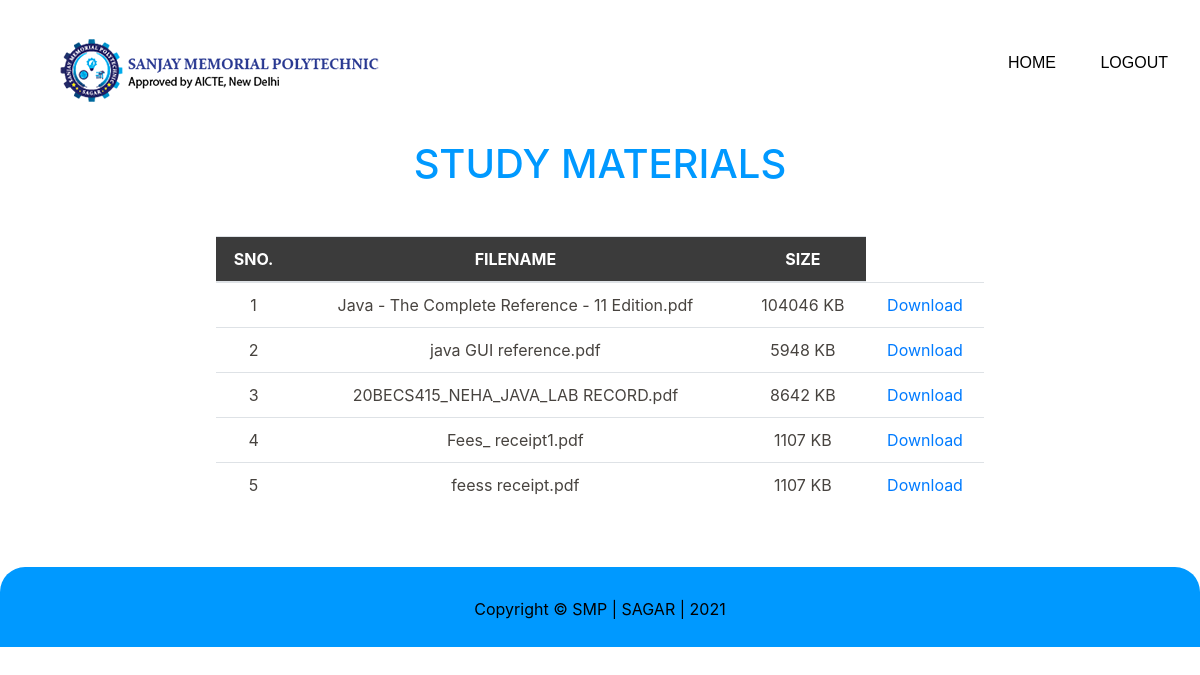
The page /studymaterials.php?course=cs on the database its author committed.
### tables this page shows
CREATE TABLE `cs` (
  `id` int(11) NOT NULL,
  `name` varchar(255) NOT NULL,
  `size` int(11) NOT NULL,
  `downloads` longblob NOT NULL
);

### studymaterials.php (the view, shortened to what this page needs)
<?php
    $course=$_GET['course'];
    ?>
<html>
    <head>
        <link rel="stylesheet" href="style.css">
        <link rel="stylesheet" href="https://maxcdn.bootstrapcdn.com/bootstrap/4.3.1/css/bootstrap.min.css">
        <link href="http://fonts.cdnfonts.com/css/anurati" rel="stylesheet">
    </head>
    <body>
        <div class="navbar1">
            <img src="images/smplogo.png" alt="logo" class="logo"/>
            <ul>
                <li><a href="index.php">HOME</a></li>
                <li><a href="logout.php">LOGOUT</a></li>
            </ul>
        </div>
        <center><span class="h1">STUDY MATERIALS</span></center><br/><br/>
    <div class="table">
        <?php
        $sql = "SELECT * FROM $course";
$result = mysqli_query($conn, $sql);
$files = mysqli_fetch_all($result, MYSQLI_ASSOC);
?>
        <table class="table table-striped">
            <thead>
                <tr>
                    <th scope="col">SNO.</th>
                    <th scope="col">FILENAME</th>
                    <th scope="col">SIZE</th>
                </tr>
            </thead>
            <tbody>
        <?php
        $i=0;
        foreach ($files as $file): $i=$i+1;?>
    <tr>
      <td><?php echo $i ?></td>
      <td><?php echo $file['name']; ?></td>
      <td><?php echo floor($file['size'] / 1000) . ' KB'; ?></td>
      <td><a href="downloads.php?file_id=<?php echo $file['id'] ?>&course=<?php echo $course ?>">Download</a></td>
    </tr>
  <?php endforeach;?>
            </tbody>
        </table>
    </div>
         <div id="footer">
            <p>Copyright &copy; SMP | <a href="#">SAGAR</a> | <a href="#">2021</a> </p>
        </div>
    </body>
</html>

### style.css (style rules this page uses)
* { margin: 0; padding: 0; box-sizing: border-box; }
.logo { margin-left: 55px; }
.navbar1 { width: 99%; margin: 0; padding: 35px 0; display: flex; align-items: center; justify-content: space-between; }
.navbar1 ul li { list-style: none; display: inline-block; margin: 0 20px; position: relative; }
.navbar1 ul li a { text-decoration: none;; color: #000; font-family: sans-serif; }
.navbar1 ul li::after { content: ''; height: 3px; width: 0; background: #0099ff; position: absolute; left: 0; bottom: -10px; transition: 0.5s; }
.table { width: 80%!important; margin: 0 auto; }
.table { margin: 0 auto; }
table tr th, table tr td { background: #3B3B3B; color: #FFF; padding: 7px 4px; text-align: left; text-align: center; }
table tr td { background: #FFF; color: #47433F; border-top: 1px solid #FFF; }
.h1 { font-weight: bold; color: #0099ff; }
#footer { margin-top: 60px; background: #0099ff; color: green!important; height: 10vh; padding: 30px; text-align: center; border-radius: 25px 25px 0 0; }
#footer p { color: #000; }
#footer a { color: black; }

### rows shown on the page
cs: name "Java - The Complete Reference - 11 Edition.pdf", floor($file['size']/1000) "104046"
cs: name "java GUI reference.pdf", floor($file['size']/1000) "5948"
cs: name "20BECS415_NEHA_JAVA_LAB RECORD.pdf", floor($file['size']/1000) "8642"
cs: name "Fees_ receipt1.pdf", floor($file['size']/1000) "1107"
cs: name "feess receipt.pdf", floor($file['size']/1000) "1107"
